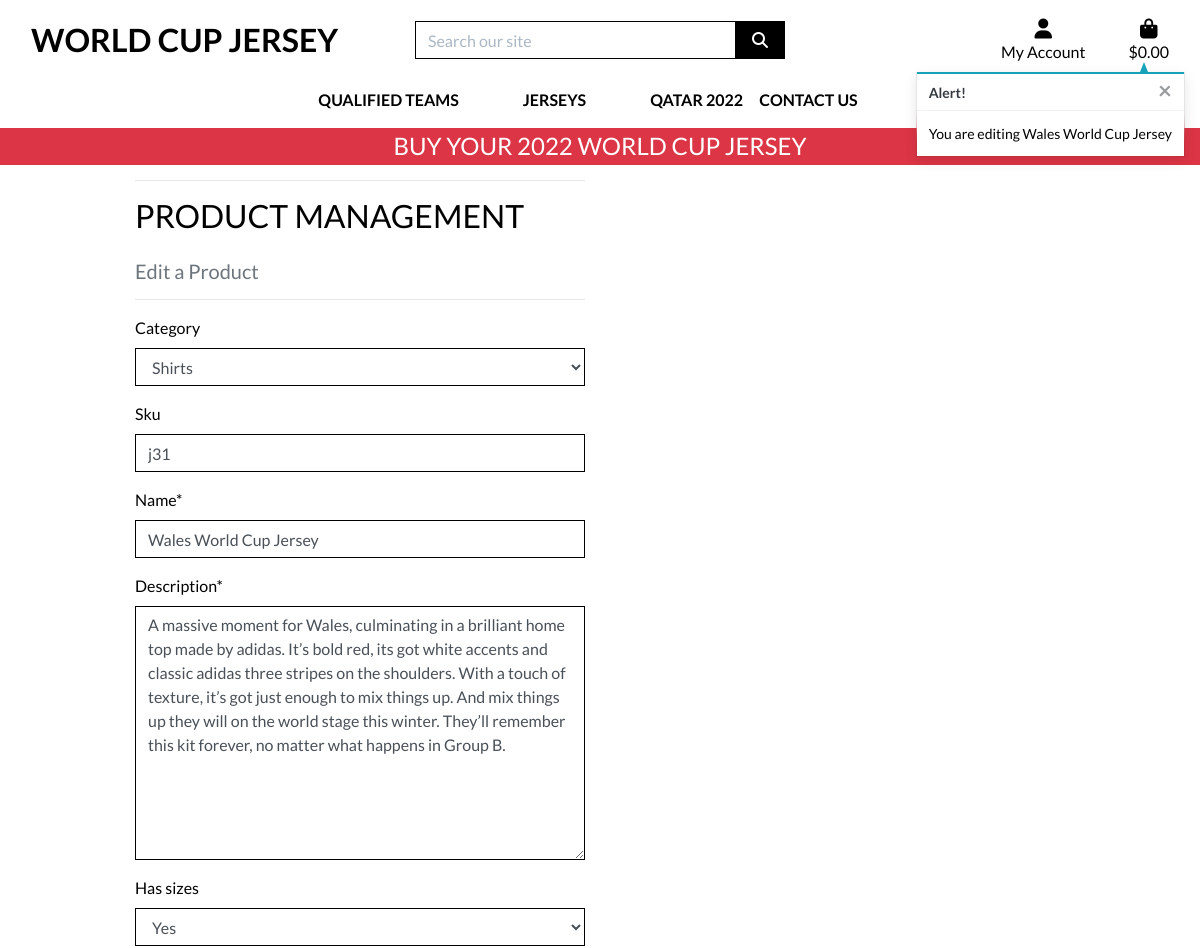
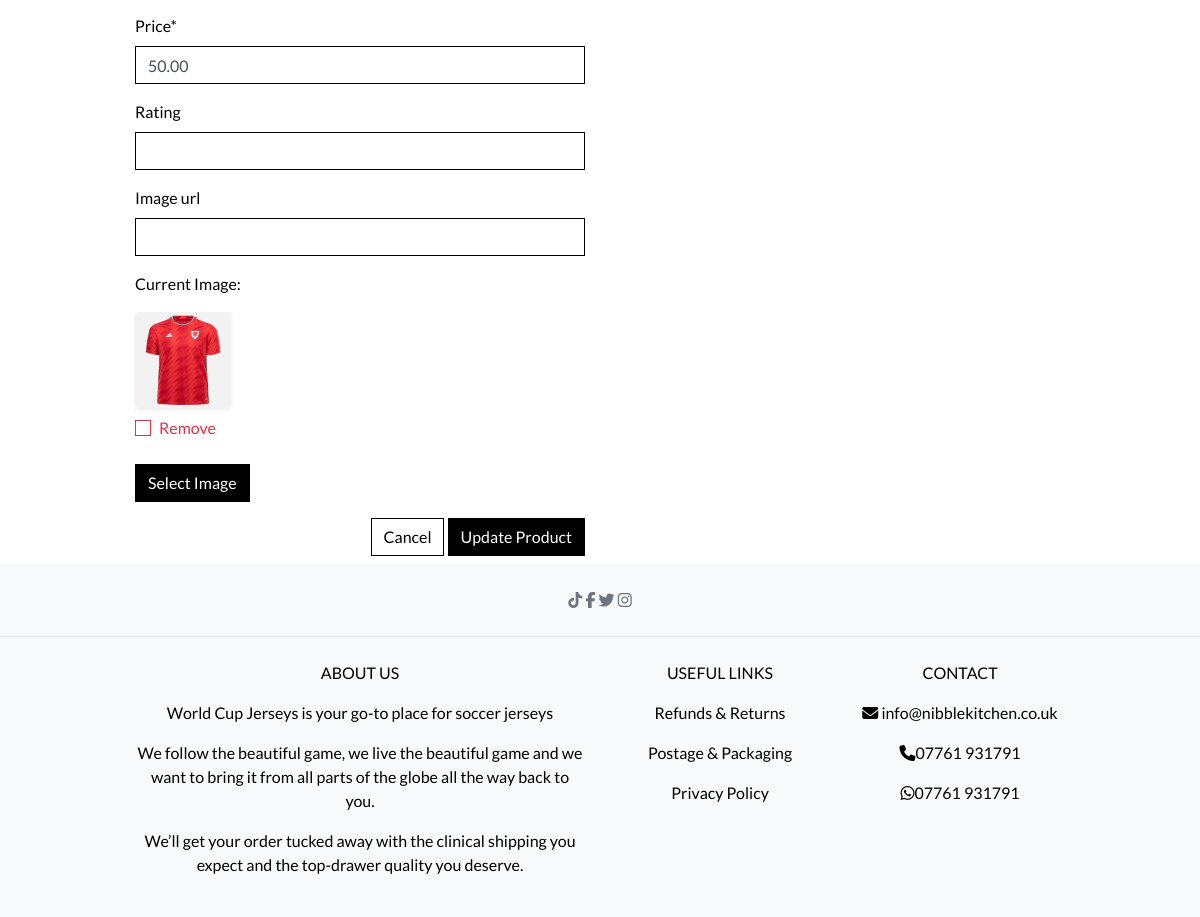
The page /products/edit/176/ (signed in) on the database its author committed (2 pictures, top to bottom).
### products/models.py (models this page shows, shortened)
class Product(models.Model):
    category = models.ForeignKey('Category', null=True, blank=True, on_delete=models.SET_NULL)
    sku = models.CharField(max_length=254, null=True, blank=True)
    name = models.CharField(max_length=254)
    description = models.TextField()
    has_sizes = models.BooleanField(default=False, null=True, blank=True)
    price = models.DecimalField(max_digits=6, decimal_places=2)
    rating = models.DecimalField(max_digits=6, decimal_places=2, null=True, blank=True)
    image_url = models.URLField(max_length=1024, null=True, blank=True)
    image = models.ImageField(null=True, blank=True)

### products/views.py (the view)
# urls.py: path('edit/<int:product_id>/', views.edit_product, name='edit_product'),
@login_required
def edit_product(request, product_id):
    if not request.user.is_superuser:
        messages.error(request, 'Sorry, only store owners can do that.')
        return redirect(reverse('home'))
    product = get_object_or_404(Product, pk=product_id)
    if request.method == 'POST':
        form = ProductForm(request.POST, request.FILES, instance=product)
        if form.is_valid():
            form.save()
            messages.success(request, 'Successfully updated product!')
            return redirect(reverse('product_detail', args=[product.id]))
        else:
            messages.error(request, 'Failed to update product. Please ensure the form is valid.')
    else:
        form = ProductForm(instance=product)
        messages.info(request, f'You are editing {product.name}')
    template = 'products/edit_product.html'
    context = {
        'form': form,
        'product': product,
    }
    return render(request, template, context)

### products/forms.py
class ProductForm(forms.ModelForm):
    class Meta:
        model = Product
        fields = '__all__'
    image = forms.ImageField(label='Image', required=False, widget=CustomClearableFileInput)
    def __init__(self, *args, **kwargs):
        super().__init__(*args, **kwargs)
        categories = Category.objects.all()
        friendly_names = [(c.id, c.get_friendly_name()) for c in categories]
        self.fields['category'].choices = friendly_names
        for field_name, field in self.fields.items():
            field.widget.attrs['class'] = 'border-black rounded-0'

### bag/contexts.py (called while the page is built, shortened)
def bag_contents(request):
    bag_items = []
    total = 0
    product_count = 0
    bag = request.session.get('bag', {})
    if total < settings.FREE_DELIVERY_THRESHOLD:
        delivery = total * Decimal(settings.STANDARD_DELIVERY_PERCENTAGE / 100)
        free_delivery_delta = settings.FREE_DELIVERY_THRESHOLD - total
    else:
        delivery = 0
        free_delivery_delta = 0
    grand_total = delivery + total
    context = {
        'bag_items': bag_items,
        'total': total,
        'product_count': product_count,
        'delivery': delivery,
        'free_delivery_delta': free_delivery_delta,
        'free_delivery_threshold': settings.FREE_DELIVERY_THRESHOLD,
        'grand_total': grand_total,
    }
    return context

### products/models.py (called while the page is built)
    def get_friendly_name(self):
        return self.friendly_name

### products/templates/products/edit_product.html (shortened to what this page needs)
{% extends "base.html" %}
{% load static %}
{% block page_header %}
    <div class="container header-container">
    </div>
{% endblock %}
{% block content %}
    <div class="overlay"></div>
    <div class="container">
        <div class="row">
            <div class="col-12 col-md-6">
                <hr>
                <h2 class="logo-font mb-4">Product Management</h2>
                <h5 class="text-muted">Edit a Product</h5>
                <hr>
            </div>
        </div>
        <div class="row">
            <div class="col-12 col-md-6">
                <form method="POST" action="{% url 'edit_product' product.id %}" class="form mb-2" enctype="multipart/form-data">
                    {% for field in form %}
                        {% if field.name != 'image' %}
                            {{ field | as_crispy_field }}
                        {% else %}
                            {{ field }}
                        {% endif %}
                    {% endfor %}
                    <div class="text-right">
                        <a class="btn btn-outline-black rounded-0" href="{% url 'products' %}">Cancel</a>
                        <button class="btn btn-black rounded-0" type="submit">Update Product</button>
                    </div>
                </form>
            </div>
        </div>
    </div>
{% endblock %}

### static/css/base.css (style rules this page uses)
html { height: 100%; }
body { background: url('/media/World_cup_kits_2022.jpeg') no-repeat center center fixed; background-size: cover; height: calc(100vh - 164px); color: black; font-family: 'Lato'; }
.logo-font { text-transform: uppercase; }
.btn-black { background: black; color: white; }
.btn-outline-black { background: white; color: black !important; border: 1px solid black; }
.border-black { border: 1px solid black !important; }
.overlay { height: 100%; width: 100%; top: 0; left: 0; position: fixed; background: white; z-index: -1; }
@media (min-width: 1200px) { .container { max-width: 80%; } }
@media (min-width: 992px) { .header-container { padding-top: 164px; } }

### rows shown on the page
Product: category "Shirts" "j31" "Wales World Cup Jersey" "A massive moment for Wales, culminating in a brilliant home top made by adidas. It’s bold red, its got white accents and classic adidas three stripes on the shoulders. With a touch of texture, it’s got just enough to mix things up. And mix things up they will on the world stage this winter. They’ll remember this kit forever, no matter what happens in Group B." "Yes" "50.00"

### other values the page prints
{{ message }} "You are editing Wales World Cup Jersey"
{{ widget.initial_text }} "Current Image"
{{ widget.clear_checkbox_label }} "Remove"
